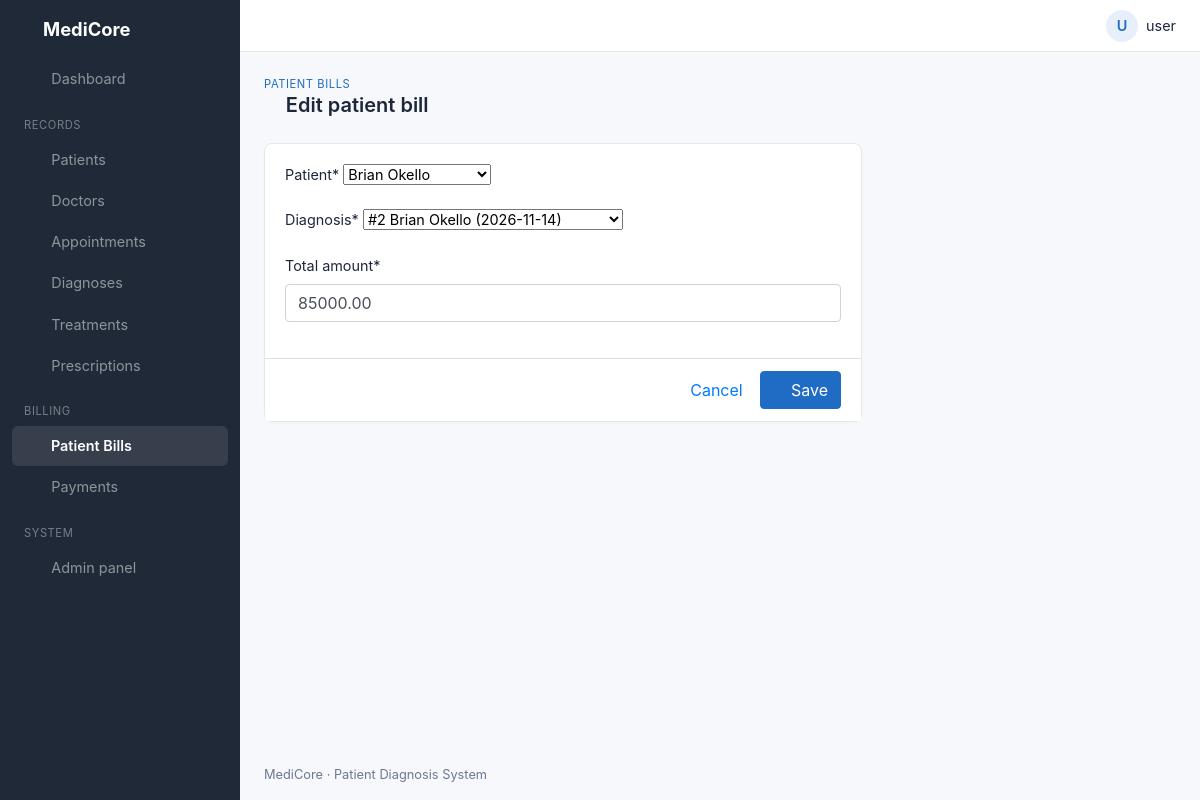
The app's page /bills/2/edit/ (signed in) with its own data.
### clinic/models.py (models this page shows, shortened)
class Patient(models.Model):
    GENDER = [("Male", "Male"), ("Female", "Female")]
    patient_id = models.AutoField(primary_key=True)
    name = models.CharField(max_length=150)
    date_of_birth = models.DateField()
    contact = models.CharField(max_length=20)
    gender = models.CharField(max_length=10, choices=GENDER)
    age = models.PositiveIntegerField()
    weight = models.DecimalField(max_digits=5, decimal_places=1, help_text="kg")
    address = models.CharField(max_length=255)
    def __str__(self):
        return self.name

class Diagnosis(models.Model):
    diagnosis_id = models.AutoField(primary_key=True)
    date = models.DateField()
    doctor = models.ForeignKey(Doctor, on_delete=models.PROTECT)
    patient = models.ForeignKey(Patient, on_delete=models.CASCADE)
    description = models.TextField()
    class Meta:
        verbose_name_plural = "diagnoses"
    def __str__(self):
        return f"#{self.diagnosis_id} {self.patient} ({self.date})"

class PatientBill(models.Model):
    STATUS = [("Unpaid", "Unpaid"), ("Partial", "Partial"), ("Paid", "Paid")]
    bill_id = models.AutoField(primary_key=True)
    patient = models.ForeignKey(Patient, on_delete=models.CASCADE)
    diagnosis = models.ForeignKey(Diagnosis, on_delete=models.CASCADE)
    total_amount = models.DecimalField(max_digits=12, decimal_places=2, default=0)
    total_amount_paid = models.DecimalField(max_digits=12, decimal_places=2, default=0, editable=False)
    balance = models.DecimalField(max_digits=12, decimal_places=2, default=0, editable=False)
    status = models.CharField(max_length=10, choices=STATUS, default="Unpaid", editable=False)

### clinic/views.py (the view)
# urls.py: path('bills/<int:pk>/edit/', edit_bill, name='edit_bill'),
@login_required
def edit_bill(request, pk):
    return show_form(request, PatientBillForm, "bill_form.html", "bills", PatientBill, pk)

### clinic/forms.py
class PatientBillForm(forms.ModelForm):
    class Meta:
        model = PatientBill
        fields = "__all__"   # paid, balance and status are worked out automatically

### clinic/views.py (called while the page is built)
def show_form(request, form_class, template, list_page, model=None, pk=None):
    obj = get_object_or_404(model, pk=pk) if pk else None
    form = form_class(request.POST or None, instance=obj)
    if request.method == "POST" and form.is_valid():
        form.save()
        messages.success(request, "Saved successfully.")
        return redirect(list_page)
    return render(request, template, {"form": form, "obj": obj})

### templates/bill_form.html (shortened to what this page needs)
{% extends 'base.html' %}
{% load static %}
{% load crispy_forms_tags %}
{% block pretitle %}<a href="{% url 'bills' %}">Patient Bills</a>{% endblock %}
{% block heading %}<i class="ti ti-file-invoice"></i> {% if obj %}Edit{% else %}Add{% endif %} patient bill{% endblock %}
{% block content %}
<div class="row"><div class="col-lg-8">
  <div class="card">
    <form method="post">
      <div class="card-body">
        {{ form|crispy }}
      </div>
      <div class="card-footer text-right">
        <a href="{% url 'bills' %}" class="btn btn-link">Cancel</a>
        <button type="submit" class="btn btn-primary"><i class="ti ti-device-floppy"></i> Save</button>
      </div>
    </form>
  </div>
</div></div>
{% endblock %}

### templates/base.html (shortened to what this page needs)
{% load static %}
{% load crispy_forms_tags %}
<!DOCTYPE html>
<html lang="en">
<head>
  <link rel="stylesheet" href="{% static 'css/bootstrap.min.css' %}">
  <link rel="stylesheet" href="{% static 'css/tabler-icons.min.css' %}">
  <link rel="stylesheet" href="{% static 'css/style.css' %}">
</head>
<body>
<aside class="sidebar navbar navbar-dark navbar-expand-lg">
  <a class="navbar-brand" href="{% url 'Home' %}"><i class="ti ti-heartbeat"></i> MediCore</a>
  <div class="collapse navbar-collapse" id="menu">
    <ul class="navbar-nav">
      <li class="nav-item"><a class="nav-link {% if request.path == '/' %}active{% endif %}" href="{% url 'Home' %}"><i class="ti ti-layout-dashboard"></i> Dashboard</a></li>
      <li class="nav-heading">Records</li>
      <li class="nav-item"><a class="nav-link {% if '/patients/' in request.path %}active{% endif %}" href="{% url 'patients' %}"><i class="ti ti-user-heart"></i> Patients</a></li>
      <li class="nav-item"><a class="nav-link {% if '/doctors/' in request.path %}active{% endif %}" href="{% url 'doctors' %}"><i class="ti ti-stethoscope"></i> Doctors</a></li>
      <li class="nav-item"><a class="nav-link {% if '/appointments/' in request.path %}active{% endif %}" href="{% url 'appointments' %}"><i class="ti ti-calendar-event"></i> Appointments</a></li>
      <li class="nav-item"><a class="nav-link {% if '/diagnoses/' in request.path %}active{% endif %}" href="{% url 'diagnoses' %}"><i class="ti ti-clipboard-heart"></i> Diagnoses</a></li>
      <li class="nav-item"><a class="nav-link {% if '/treatments/' in request.path %}active{% endif %}" href="{% url 'treatments' %}"><i class="ti ti-bed"></i> Treatments</a></li>
      <li class="nav-item"><a class="nav-link {% if '/prescriptions/' in request.path %}active{% endif %}" href="{% url 'prescriptions' %}"><i class="ti ti-pill"></i> Prescriptions</a></li>
      <li class="nav-heading">Billing</li>
      <li class="nav-item"><a class="nav-link {% if '/bills/' in request.path %}active{% endif %}" href="{% url 'bills' %}"><i class="ti ti-file-invoice"></i> Patient Bills</a></li>
      <li class="nav-item"><a class="nav-link {% if '/payments/' in request.path %}active{% endif %}" href="{% url 'payments' %}"><i class="ti ti-cash"></i> Payments</a></li>
      <li class="nav-heading">System</li>
      <li class="nav-item"><a class="nav-link" href="/admin/"><i class="ti ti-settings"></i> Admin panel</a></li>
    </ul>
  </div>
</aside>
<div class="page-wrapper">
  <header class="topbar">
    <div class="dropdown ml-auto">
      <a href="#" class="user-menu" data-toggle="dropdown">
        <span class="avatar">{{ user.username|slice:":1"|upper }}</span>
        <span class="d-none d-md-inline">{{ user.username }}</span>
      </a>
    </div>
  </header>
  <div class="page-header">
    <div>
      <div class="page-pretitle">{% block pretitle %}MediCore{% endblock %}</div>
      <h2 class="page-title">{% block heading %}{% endblock %}</h2>
    </div>
  </div>
  <main class="page-body">
    {% block content %}{% endblock %}
  </main>
  <footer class="footer">MediCore &middot; Patient Diagnosis System</footer>
</div>
</body>
</html>

### static/css/style.css (style rules this page uses)
:root { --primary: #206bc4; --sidebar: #1f2937; --bg: #f6f8fb; --border: #e6e7e9; --muted: #6c7a91; }
body { background: var(--bg); color: #1d273b; font-size: .9rem; }
a { color: var(--primary); }
.btn-primary { background: var(--primary); border-color: var(--primary); }
.ti { font-size: 1.1rem; vertical-align: -2px; }
.sidebar { background: var(--sidebar); padding: 0; align-items: flex-start; }
.sidebar .navbar-brand { font-weight: 700; padding: 1rem 1.25rem; font-size: 1.15rem; }
.sidebar .navbar-brand .ti { color: #4dabf7; font-size: 1.5rem; }
.sidebar .navbar-nav { width: 100%; padding: 0 .75rem 1rem; }
.sidebar .nav-link { color: rgba(255,255,255,.7); border-radius: 6px; padding: .55rem .75rem !important; margin-bottom: 2px; }
.sidebar .nav-link .ti { margin-right: .6rem; }
.sidebar .nav-link.active { color: #fff; background: rgba(255,255,255,.1); font-weight: 600; }
.sidebar .nav-heading { color: rgba(255,255,255,.4); text-transform: uppercase; font-size: .7rem; letter-spacing: .05em; padding: 1rem .75rem .4rem; }
@media (min-width: 992px) { .sidebar { position: fixed; top: 0; bottom: 0; left: 0; width: 15rem; flex-direction: column; overflow-y: auto; } }
@media (min-width: 992px) { .sidebar .navbar-collapse { width: 100%; align-items: flex-start; } }
@media (min-width: 992px) { .sidebar .navbar-nav { flex-direction: column; } }
@media (min-width: 992px) { .page-wrapper { margin-left: 15rem; } }
.page-wrapper { min-height: 100vh; display: flex; flex-direction: column; }
.topbar { display: flex; align-items: center; background: #fff; border-bottom: 1px solid var(--border); padding: .6rem 1.5rem; }
.user-menu { display: flex; align-items: center; color: #1d273b; text-decoration: none !important; }
.avatar { width: 2rem; height: 2rem; border-radius: 50%; background: #e7f0fa; color: var(--primary); display: inline-flex; align-items: center; justify-content: center; font-weight: 600; margin-right: .5rem; }
.page-header { display: flex; justify-content: space-between; align-items: center; padding: 1.5rem 1.5rem .5rem; flex-wrap: wrap; gap: .75rem; }
.page-pretitle { text-transform: uppercase; font-size: .7rem; color: var(--muted); letter-spacing: .05em; }
.page-title { font-size: 1.25rem; font-weight: 600; margin: 0; }
.page-title .ti { color: var(--primary); font-size: 1.35rem; }
.page-body { padding: 1rem 1.5rem; flex: 1; }
.footer { padding: 1rem 1.5rem; color: var(--muted); font-size: .8rem; }
.card { border: 1px solid var(--border); border-radius: 8px; box-shadow: 0 1px 2px rgba(0,0,0,.03); margin-bottom: 1.25rem; }
.card-footer { background: #fff; color: var(--muted); }

### records on screen
Patient: patient "Brian Okello"
Diagnosis: diagnosis "#2 Brian Okello (2026-11-14)"
PatientBill: total_amount "85000.00"

### other values on screen
{{ user.username|slice:":1"|upper }} "U"
{{ user.username }} "user"
